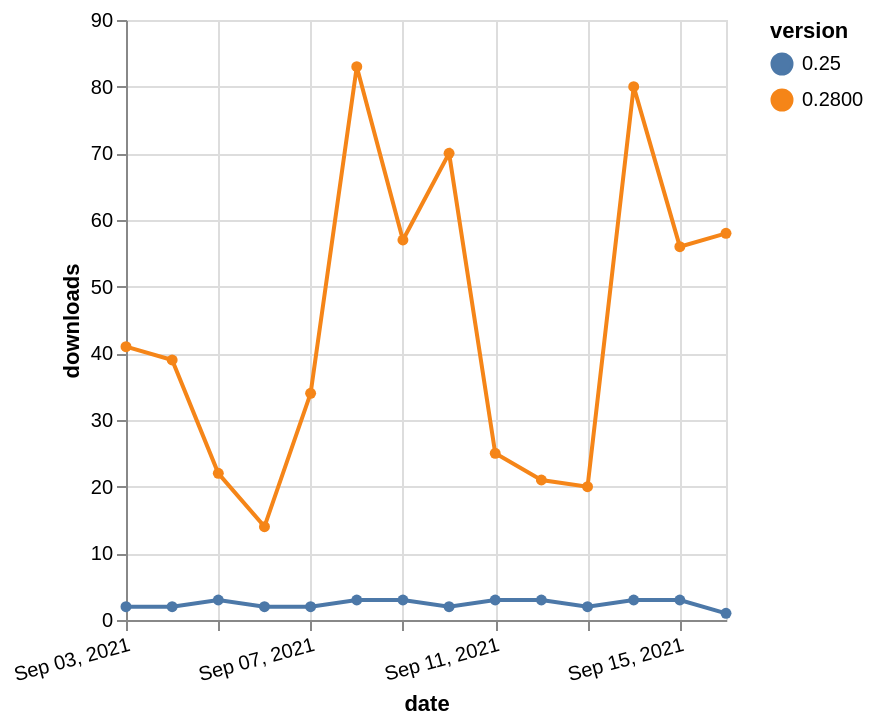

Write a Vega-Lite specification for this figure.
### Vega-Lite specification from a JSON file in a GitHub repository (floating-point values rounded to 4 significant figures)
{"$schema": "https://vega.github.io/schema/vega-lite/v5.json", "description": "A simple bar chart with embedded data.", "data": {"values": [{"date": "2021-09-03", "total": 61472, "delta": 41, "version": "0.2800"}, {"date": "2021-09-04", "total": 61511, "delta": 39, "version": "0.2800"}, {"date": "2021-09-05", "total": 61533, "delta": 22, "version": "0.2800"}, {"date": "2021-09-06", "total": 61547, "delta": 14, "version": "0.2800"}, {"date": "2021-09-07", "total": 61581, "delta": 34, "version": "0.2800"}, {"date": "2021-09-08", "total": 61664, "delta": 83, "version": "0.2800"}, {"date": "2021-09-09", "total": 61721, "delta": 57, "version": "0.2800"}, {"date": "2021-09-10", "total": 61791, "delta": 70, "version": "0.2800"}, {"date": "2021-09-11", "total": 61816, "delta": 25, "version": "0.2800"}, {"date": "2021-09-12", "total": 61837, "delta": 21, "version": "0.2800"}, {"date": "2021-09-13", "total": 61857, "delta": 20, "version": "0.2800"}, {"date": "2021-09-14", "total": 61937, "delta": 80, "version": "0.2800"}, {"date": "2021-09-15", "total": 61993, "delta": 56, "version": "0.2800"}, {"date": "2021-09-16", "total": 62051, "delta": 58, "version": "0.2800"}, {"date": "2021-09-03", "total": 13014, "delta": 2, "version": "0.25"}, {"date": "2021-09-04", "total": 13016, "delta": 2, "version": "0.25"}, {"date": "2021-09-05", "total": 13019, "delta": 3, "version": "0.25"}, {"date": "2021-09-06", "total": 13021, "delta": 2, "version": "0.25"}, {"date": "2021-09-07", "total": 13023, "delta": 2, "version": "0.25"}, {"date": "2021-09-08", "total": 13026, "delta": 3, "version": "0.25"}, {"date": "2021-09-09", "total": 13029, "delta": 3, "version": "0.25"}, {"date": "2021-09-10", "total": 13031, "delta": 2, "version": "0.25"}, {"date": "2021-09-11", "total": 13034, "delta": 3, "version": "0.25"}, {"date": "2021-09-12", "total": 13037, "delta": 3, "version": "0.25"}, {"date": "2021-09-13", "total": 13039, "delta": 2, "version": "0.25"}, {"date": "2021-09-14", "total": 13042, "delta": 3, "version": "0.25"}, {"date": "2021-09-15", "total": 13045, "delta": 3, "version": "0.25"}, {"date": "2021-09-16", "total": 13046, "delta": 1, "version": "0.25"}]}, "width": "container", "mark": {"type": "line", "point": {"filled": true}}, "encoding": {"x": {"field": "date", "type": "temporal", "timeUnit": "yearmonthdate", "title": "date", "axis": {"labelAngle": -15}}, "y": {"field": "delta", "type": "quantitative", "title": "downloads"}, "color": {"field": "version", "type": "nominal"}, "tooltip": {"field": "delta"}}}
